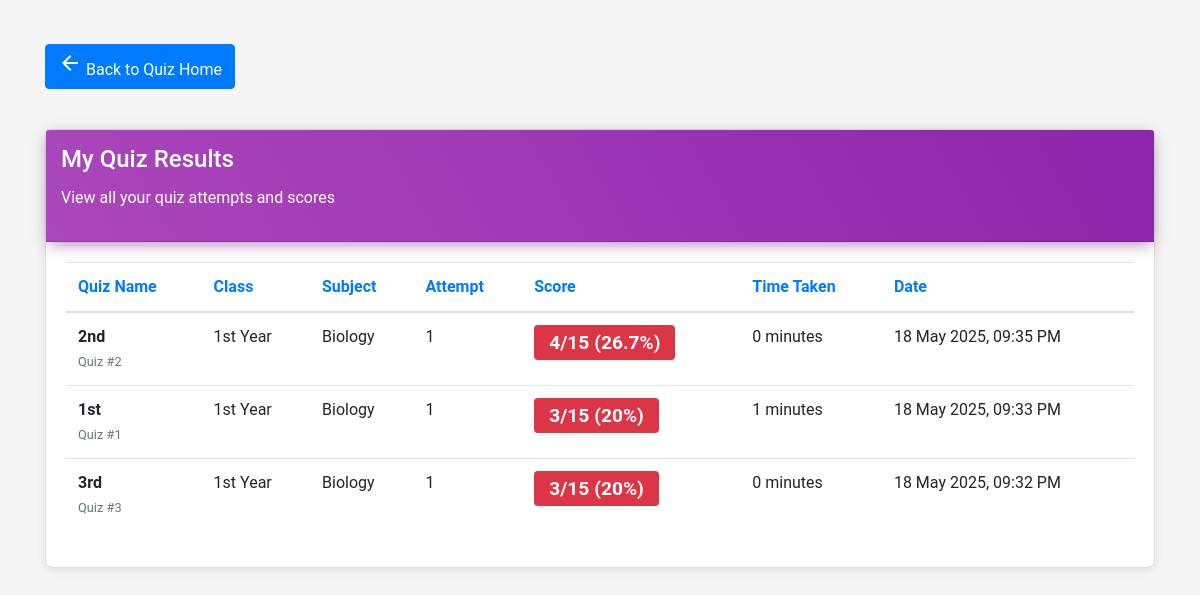
/code/my_results.php (signed in), run on the app's committed database.
### tables this page shows
CREATE TABLE `result` (
  `quizid` int(11) NOT NULL,
  `rollnumber` int(11) NOT NULL,
  `attempt` int(11) NOT NULL,
  `mcqmarks` int(11) NOT NULL,
  `numericalmarks` int(11) NOT NULL,
  `dropdownmarks` int(11) NOT NULL,
  `fillmarks` int(11) NOT NULL,
  `shortmarks` int(11) NOT NULL,
  `essaymarks` int(11) NOT NULL
);

CREATE TABLE `quizconfig` (
  `quizid` int(11) NOT NULL,
  `quiznumber` int(11) NOT NULL,
  `quizname` varchar(50) NOT NULL,
  `starttime` datetime NOT NULL,
  `endtime` datetime NOT NULL,
  `duration` int(11) NOT NULL,
  `attempts` int(11) NOT NULL,
  `mcq` int(11) NOT NULL,
  `numerical` int(11) NOT NULL,
  `dropdown` int(11) NOT NULL,
  `fill` int(11) NOT NULL,
  `short` int(11) NOT NULL,
  `essay` int(11) NOT NULL,
  `mcqmarks` int(11) NOT NULL,
  `numericalmarks` int(11) NOT NULL,
  `dropdownmarks` int(11) NOT NULL,
  `fillmarks` int(11) NOT NULL,
  `shortmarks` int(11) NOT NULL,
  `essaymarks` int(11) NOT NULL,
  `maxmarks` int(11) NOT NULL DEFAULT 0,
  `typea` int(11) DEFAULT 0,
  `typeamarks` int(11) DEFAULT 0,
  `typeb` int(11) DEFAULT 0,
  `typebmarks` int(11) DEFAULT 0,
  `typec` int(11) DEFAULT 0,
  `typecmarks` int(11) DEFAULT 0,
  `typed` int(11) DEFAULT 0,
  `typedmarks` int(11) DEFAULT 0,
  `typee` int(11) DEFAULT 0,
  `typeemarks` int(11) DEFAULT 0,
  `typef` int(11) DEFAULT 0,
  `typefmarks` int(11) DEFAULT 0,
  `total_questions` int(11) DEFAULT NULL,
  `class_id` int(11) DEFAULT NULL,
  `chapter_ids` text DEFAULT NULL,
  `subject_id` int(11) DEFAULT NULL,
  `section` varchar(50) DEFAULT NULL COMMENT 'Target section for the quiz',
  `section_id` int(11) DEFAULT NULL,
  `is_random` tinyint(1) NOT NULL DEFAULT 0
);

CREATE TABLE `classes` (
  `class_id` int(11) NOT NULL,
  `class_name` varchar(255) NOT NULL,
  `instructor_email` varchar(50) NOT NULL,
  `created_at` timestamp NOT NULL DEFAULT current_timestamp(),
  `updated_at` timestamp NOT NULL DEFAULT current_timestamp() ON UPDATE current_timestamp()
);

CREATE TABLE `subjects` (
  `subject_id` int(11) NOT NULL,
  `subject_name` varchar(255) NOT NULL
);

CREATE TABLE `quizrecord` (
  `quizid` int(11) NOT NULL,
  `rollnumber` int(11) NOT NULL,
  `attempt` int(11) NOT NULL,
  `starttime` datetime NOT NULL,
  `endtime` datetime DEFAULT NULL
);

### code/my_results.php (the view, shortened to what this page needs)
<?php
include "database.php";
$rollnumber = $_SESSION["rollnumber"];
$sql = "SELECT
            qc.quizid,
            qc.quizname,
            qc.quiznumber,
            c.class_name,
            s.subject_name,
            r.attempt,
            r.mcqmarks + r.numericalmarks + r.dropdownmarks + r.fillmarks + r.shortmarks + r.essaymarks as total_marks,
            qc.maxmarks,
            qr.starttime,
            qr.endtime,
            TIMESTAMPDIFF(MINUTE, qr.starttime, qr.endtime) as time_taken
        FROM result r
        JOIN quizconfig qc ON r.quizid = qc.quizid
        JOIN quizrecord qr ON r.quizid = qr.quizid AND r.rollnumber = qr.rollnumber AND r.attempt = qr.attempt
        LEFT JOIN classes c ON qc.class_id = c.class_id
        LEFT JOIN subjects s ON qc.subject_id = s.subject_id
        WHERE r.rollnumber = ?
        ORDER BY qr.starttime DESC";
$stmt = $conn->prepare($sql);
$stmt->bind_param("i", $rollnumber);
$stmt->execute();
$results = $stmt->get_result();
?>
<!DOCTYPE html>
<html lang="en">
<head>
    <link rel="stylesheet" href="https://cdn.jsdelivr.net/npm/@material/material-dashboard@1.0.0/dist/css/material-dashboard.min.css">
    <link rel="stylesheet" href="https://stackpath.bootstrapcdn.com/bootstrap/4.5.2/css/bootstrap.min.css">
</head>
<body>
    <div class="container mt-4">
        <div class="row">
            <div class="col-12">
                <a href="quizhome.php" class="btn btn-primary back-btn">
                    <i class="material-icons">arrow_back</i> Back to Quiz Home
                </a>
            </div>
        </div>
        <div class="card">
            <div class="card-header card-header-primary">
                <h4 class="card-title">My Quiz Results</h4>
                <p class="card-category">View all your quiz attempts and scores</p>
            </div>
            <div class="card-body">
                <?php if ($results->num_rows > 0): ?>
                    <div class="table-responsive">
                        <table class="table">
                            <thead class="text-primary">
                                <tr>
                                    <th>Quiz Name</th>
                                    <th>Class</th>
                                    <th>Subject</th>
                                    <th>Attempt</th>
                                    <th>Score</th>
                                    <th>Time Taken</th>
                                    <th>Date</th>
                                </tr>
                            </thead>
                            <tbody>
                                <?php while ($row = $results->fetch_assoc()):
                                    $percentage = ($row['total_marks'] / $row['maxmarks']) * 100;
                                    $badge_class = 'badge-';
                                    if ($percentage >= 80) $badge_class .= 'success';
                                    else if ($percentage >= 60) $badge_class .= 'info';
                                    else if ($percentage >= 40) $badge_class .= 'warning';
                                    else $badge_class .= 'danger';
                                ?>
                                    <tr class="result-row">
                                        <td>
                                            <strong><?php echo htmlspecialchars($row['quizname']); ?></strong>
                                            <br>
                                            <small class="text-muted">Quiz #<?php echo htmlspecialchars($row['quiznumber']); ?></small>
                                        </td>
                                        <td><?php echo htmlspecialchars($row['class_name']); ?></td>
                                        <td><?php echo htmlspecialchars($row['subject_name']); ?></td>
                                        <td><?php echo htmlspecialchars($row['attempt']); ?></td>
                                        <td>
                                            <span class="badge <?php echo $badge_class; ?> score-badge">
                                                <?php echo $row['total_marks']; ?>/<?php echo $row['maxmarks']; ?>
                                                (<?php echo round($percentage, 1); ?>%)
                                            </span>
                                        </td>
                                        <td><?php echo htmlspecialchars($row['time_taken']); ?> minutes</td>
                                        <td>
                                            <?php
                                                $start_date = new DateTime($row['starttime']);
                                                echo $start_date->format('d M Y, h:i A');
                                            ?>
                                        </td>
                                    </tr>
                                <?php endwhile; ?>
                            </tbody>
                        </table>
                    </div>
                <?php endif; ?>
            </div>
        </div>
    </div>
</body>
</html>

### code/my_results.php (style rules this page uses)
body { background-color: #f5f5f5; font-family: 'Roboto', sans-serif; }
.card { box-shadow: 0 2px 10px rgba(0,0,0,0.1); border-radius: 8px; margin-top: 20px; }
.card-header-primary { background: linear-gradient(60deg, #ab47bc, #8e24aa); box-shadow: 0 4px 20px 0px rgba(0, 0, 0, 0.14), 0 7px 10px -5px rgba(156, 39, 176, 0.4); border-radius: 8px 8px 0 0; padding: 15px; color: white; }
.result-row { transition: all 0.3s ease; }
.score-badge { font-size: 1.2em; padding: 8px 15px; }
.back-btn { margin: 20px 0; }

### data on the page
result: quizid.quizname "2nd", quizid.quiznumber "2", classes.class_name "1st Year", subjects.subject_name "Biology", attempt "1", total_marks "4", quizid.maxmarks "15", percentage "26.7", time_taken "0", quizrecord.starttime "18 May 2025, 09:35 PM"
result: quizid.quizname "1st", quizid.quiznumber "1", classes.class_name "1st Year", subjects.subject_name "Biology", attempt "1", total_marks "3", quizid.maxmarks "15", percentage "20", time_taken "1", quizrecord.starttime "18 May 2025, 09:33 PM"
result: quizid.quizname "3rd", quizid.quiznumber "3", classes.class_name "1st Year", subjects.subject_name "Biology", attempt "1", total_marks "3", quizid.maxmarks "15", percentage "20", time_taken "0", quizrecord.starttime "18 May 2025, 09:32 PM"
